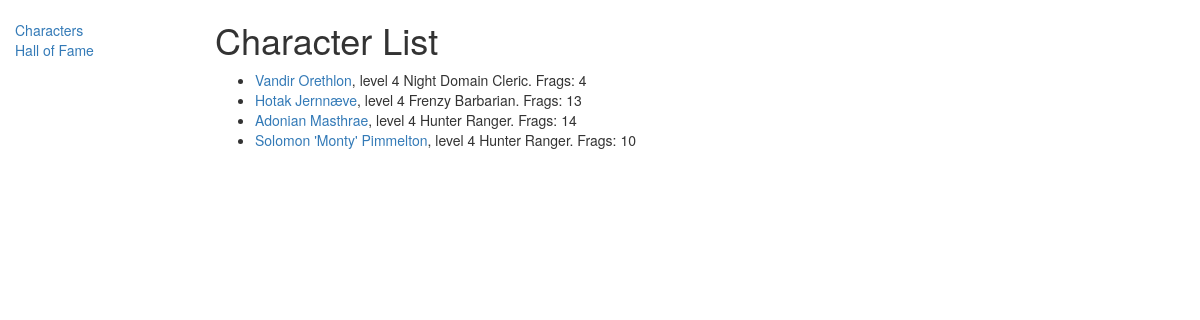
/fragtracker/, run on the app's committed database.
### frag_tracker/models.py (models this page shows, shortened)
class Character(models.Model):
    name = models.CharField(max_length=100, help_text="Enter a character name (fx. Legolas Greenleaf")
    level = models.IntegerField()
    frags = models.IntegerField(default=0)
    alive = models.BooleanField(default=True)
    CLASS_OPTIONS = (
        ('BB', 'Barbarian'),
        ('BA', 'Bard'),
        ('CL', 'Cleric'),
        ('DR', 'Druid'),
        ('FI', 'Fighter'),
        ('MO', 'Monk'),
        ('PA', 'Paladin'),
        ('RA', 'Ranger'),
        ('RO', 'Rogue'),
        ('SO', 'Sorcerer'),
        ('WA', 'Warlock'),
        ('WI', 'Wizard'),
    )
    player_super_class = models.CharField(max_length=2, choices=CLASS_OPTIONS,
                                          help_text="Select the main class of your character.")
    player_sub_class = models.CharField(max_length=50, help_text="Enter the subclass of your character")
    def get_absolute_url(self):
        return reverse('character-detail', args=[str(self.id)])

### frag_tracker/views.py (the view)
class CharacterListView(generic.ListView):
    model = Character
    context_object_name = 'character_list'
    template_name = 'frag_tracker/templates/frag_tracker/character_list.html'

### frag_tracker/templates/frag_tracker/character_list.html
{% extends "base_generic.html" %}
{% block content %}
    <h1>Character List</h1>
    {% if character_list %}
        <ul>
            {% for character in character_list %}
                {% if character.alive %}
                    <li>
                        <a href="{{ character.get_absolute_url }}">{{ character.name }}</a>,
                        level {{ character.level }} {{ character.player_sub_class }} {{ character.get_player_super_class_display }}. Frags: {{ character.frags }}
                    </li>
                {% endif %}
            {% endfor %}
        </ul>
    {% else %}
        <p>There are no characters alive at the moment.</p>
    {% endif %}
{% endblock %}

### data on the page
Character: name "Vandir Orethlon", level "4", player_sub_class "Night Domain", player_super_class "Cleric", frags "4"
Character: name "Hotak Jernnæve", level "4", player_sub_class "Frenzy", player_super_class "Barbarian", frags "13"
Character: name "Adonian Masthrae", level "4", player_sub_class "Hunter", player_super_class "Ranger", frags "14"
Character: name "Solomon 'Monty' Pimmelton", level "4", player_sub_class "Hunter", player_super_class "Ranger", frags "10"
